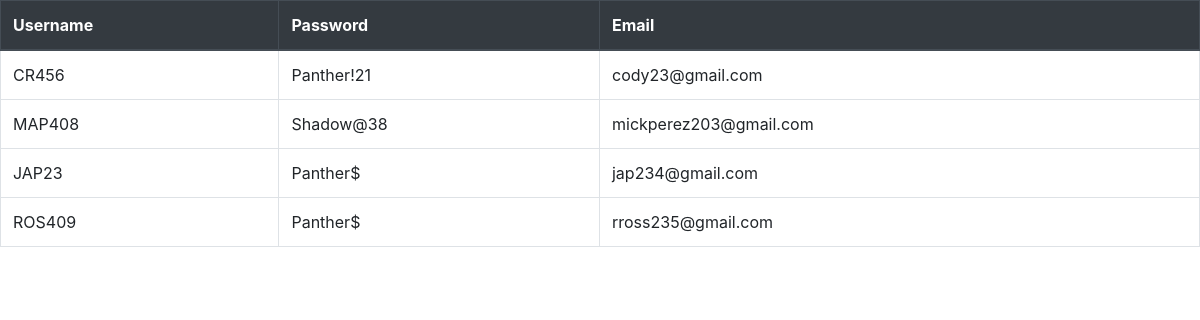
Screenshot of /user_list/ with the database file from the repository.
### tables this page shows
CREATE TABLE Accounts (username TEXT, password TEXT, email TEXT);

### finalproject.py (the view)
@app.route("/user_list/")
def list():
    con = sql.connect("database.db")
    con.row_factory= sql.Row
    cur = con.cursor()
    cur.execute("SELECT * FROM Accounts")
    rows = cur.fetchall()
    return render_template("user_list.htm", rows = rows)

### templates/user_list.htm (shortened to what this page needs)
<!DOCTYPE html>
<html lang="en">
<head>
    <link rel="stylesheet" href="https://cdn.jsdelivr.net/npm/bootstrap@4.3.1/dist/css/bootstrap.min.css">
</head>
<body>
    <table class="table table-bordered">
        <thead class="thead-dark">
          <tr>
            <th scope="col">Username</th>
            <th scope="col">Password</th>
            <th scope="col">Email</th>
          </tr>
        </thead>
        <tbody>
          {% for row in rows %}
          <tr>
            <td>{{ row["username"]}}</td>
            <td>{{ row["password"]}}</td>
            <td>{{ row["email"]}}</td>
          </tr>
          {% endfor %}
        </tbody>
      </table>
</body>
</html>

### rows the page displays
Accounts: username "CR456", password "Panther!21", email "cody23@gmail.com"
Accounts: username "MAP408", password "Shadow@38", email "mickperez203@gmail.com"
Accounts: username "JAP23", password "Panther$", email "jap234@gmail.com"
Accounts: username "ROS409", password "Panther$", email "rross235@gmail.com"
